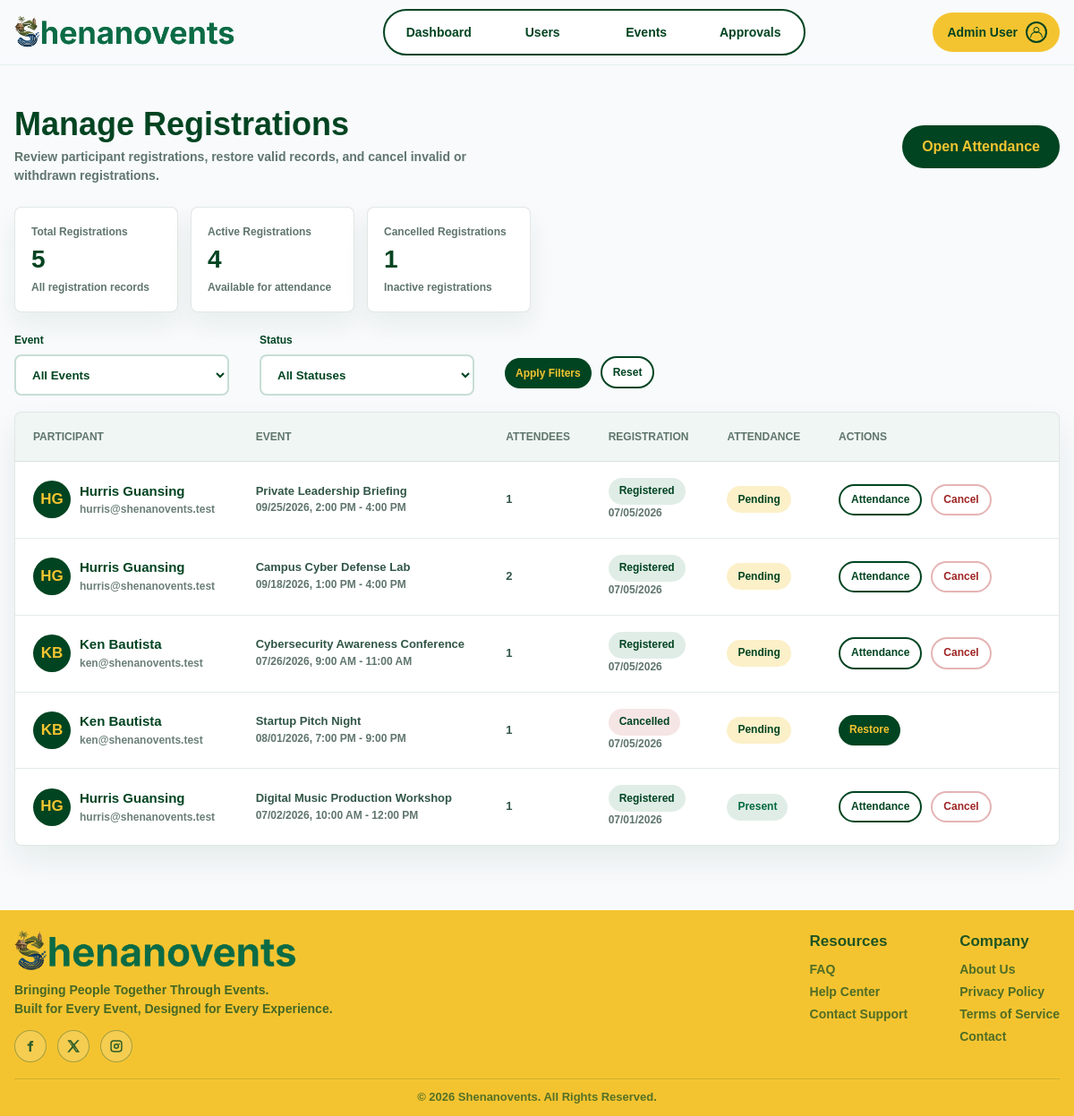
The app's page /admin/admin-registrations.php (signed in) with its own data.
### tables this page shows
CREATE TABLE registrations (
    registration_id INT AUTO_INCREMENT PRIMARY KEY,
    user_id INT NOT NULL,
    event_id INT NOT NULL,
    registration_full_name VARCHAR(200) NULL,
    registration_email VARCHAR(150) NULL,
    contact_number VARCHAR(30) NULL,
    attendee_count INT NOT NULL DEFAULT 1,
    special_notes TEXT NULL,
    registration_status VARCHAR(30) NOT NULL DEFAULT 'registered',
    attendance_code VARCHAR(50) NULL UNIQUE,
    attendance_status VARCHAR(30) NOT NULL DEFAULT 'pending',
    attendance_marked_at DATETIME NULL,
    registered_at DATETIME NOT NULL DEFAULT CURRENT_TIMESTAMP,
    CONSTRAINT fk_registrations_user
        FOREIGN KEY (user_id)
        REFERENCES users(user_id)
        ON UPDATE CASCADE
        ON DELETE CASCADE,
    CONSTRAINT fk_registrations_event
        FOREIGN KEY (event_id)
        REFERENCES events(event_id)
        ON UPDATE CASCADE
        ON DELETE CASCADE,
    CONSTRAINT uq_user_event_registration
        UNIQUE (user_id, event_id)
);

CREATE TABLE users (
    user_id INT AUTO_INCREMENT PRIMARY KEY,
    first_name VARCHAR(100) NOT NULL,
    last_name VARCHAR(100) NOT NULL,
    email VARCHAR(150) NOT NULL UNIQUE,
    password VARCHAR(255) NOT NULL,
    role VARCHAR(30) NOT NULL DEFAULT 'participant',
    status VARCHAR(30) NOT NULL DEFAULT 'active',
    profile_picture VARCHAR(255) NULL,
    security_question VARCHAR(255) NULL,
    security_answer VARCHAR(255) NULL,
    remember_token_hash VARCHAR(255) NULL,
    remember_token_expires_at DATETIME NULL,
    created_at DATETIME NOT NULL DEFAULT CURRENT_TIMESTAMP
);

CREATE TABLE events (
    event_id INT AUTO_INCREMENT PRIMARY KEY,
    event_title VARCHAR(150) NOT NULL,
    event_summary VARCHAR(255) NULL,
    event_description TEXT NOT NULL,
    event_tags VARCHAR(255) NULL,
    event_category VARCHAR(80) NULL,
    event_type VARCHAR(30) NOT NULL DEFAULT 'physical',
    event_location VARCHAR(150) NOT NULL,
    event_country VARCHAR(100) NOT NULL DEFAULT 'Philippines',
    event_province VARCHAR(100) NULL,
    event_city VARCHAR(100) NULL,
    event_address VARCHAR(255) NULL,
    event_venue VARCHAR(150) NULL,
    online_link VARCHAR(255) NULL,
    online_platform VARCHAR(100) NULL,
    event_date DATE NOT NULL,
    event_time TIME NOT NULL,
    event_end_time TIME NULL,
    capacity INT NOT NULL,
    banner_image VARCHAR(255) NULL,
    visibility VARCHAR(30) NOT NULL DEFAULT 'public',
    audience VARCHAR(100) NULL,
    private_access_key VARCHAR(20) NULL UNIQUE,
    publish_date DATE NULL,
    publish_time TIME NULL,
    status VARCHAR(30) NOT NULL DEFAULT 'open',
    created_by INT NOT NULL,
    created_at DATETIME NOT NULL DEFAULT CURRENT_TIMESTAMP,
    CONSTRAINT fk_events_created_by
        FOREIGN KEY (created_by)
        REFERENCES users(user_id)
        ON UPDATE CASCADE
        ON DELETE RESTRICT
);

### includes/admin-registration-data.php (called while the page is built, shortened)
<?php
require_once __DIR__ . '/admin-event-data.php';
require_once __DIR__ . '/admin-user-data.php';
function admin_registration_status_options()
{
    return [
        'registered' => 'Registered',
        'cancelled' => 'Cancelled',
    ];
}
function admin_registration_label($value)
{
    $value = trim((string) $value);
    return ucwords(str_replace(['_', '-'], ' ', strtolower($value)));
}
function admin_registration_count($conn, $sql)
{
    $result = mysqli_query($conn, $sql);
    $row = mysqli_fetch_assoc($result);
    return (int) ($row['total'] ?? 0);
}
function admin_registration_fetch_summary($conn)
{
    return [
        'total' => admin_registration_count($conn, 'SELECT COUNT(*) AS total FROM registrations'),
        'registered' => admin_registration_count($conn, 'SELECT COUNT(*) AS total FROM registrations WHERE LOWER(registration_status) = "registered"'),
        'cancelled' => admin_registration_count($conn, 'SELECT COUNT(*) AS total FROM registrations WHERE LOWER(registration_status) = "cancelled"'),
    ];
}
function admin_registration_fetch_registrations($conn, $event_id = 0, $status_filter = '')
{
    $event_id = (int) $event_id;
    $status_filter = strtolower(trim((string) $status_filter));
    $allowed_statuses = array_keys(admin_registration_status_options());
    $sql = 'SELECT r.registration_id, r.user_id, r.event_id, r.registration_full_name,
                   r.registration_email, r.contact_number, r.attendee_count, r.special_notes,
                   r.registration_status, r.attendance_code, r.attendance_status, r.attendance_marked_at, r.registered_at,
                   u.first_name, u.last_name, u.email AS user_email, u.profile_picture,
                   e.event_title, e.event_date, e.event_time, e.event_end_time, e.capacity,
                   e.status AS event_status
            FROM registrations r
            INNER JOIN users u ON u.user_id = r.user_id
            INNER JOIN events e ON e.event_id = r.event_id';
    $sql .= ' ORDER BY r.registered_at DESC, e.event_date DESC, e.event_time DESC';
    $registrations = [];
    $result = mysqli_query($conn, $sql);
    while ($row = mysqli_fetch_assoc($result)) {
        $row['attendee_count'] = (int) ($row['attendee_count'] ?? 1);
        $row['full_name'] = trim((string) ($row['registration_full_name'] ?? ''));
        $row['display_email'] = trim((string) ($row['registration_email'] ?? ''));
        $row['marked_at'] = $row['attendance_marked_at'] ?? null;
        $row['attendance_label'] = admin_registration_label($row['attendance_status'] ?? 'pending');
        $registrations[] = $row;
    }
    return $registrations;
}

### includes/admin-user-data.php (called while the page is built, shortened)
<?php
function admin_user_initials($first_name, $last_name, $email = '')
{
    $first_name = trim((string) $first_name);
    $last_name = trim((string) $last_name);
    $initials = '';
    if ($first_name !== '') {
        $initials .= strtoupper(substr($first_name, 0, 1));
    }
    if ($last_name !== '') {
        $initials .= strtoupper(substr($last_name, 0, 1));
    }
    return $initials !== '' ? $initials : 'U';
}
function admin_user_profile_src($profile_picture, $base_path = '../')
{
    $profile_picture = trim((string) $profile_picture);
    if ($profile_picture === '') {
        return '';
    }
    return $base_path . ltrim($profile_picture, '/');
}

### includes/admin-event-data.php (called while the page is built, shortened)
<?php
function admin_event_format_date($date)
{
    $timestamp = strtotime((string) $date);
    return $timestamp ? date('m/d/Y', $timestamp) : 'N/A';
}
function admin_event_format_time($time)
{
    $timestamp = strtotime((string) $time);
    return $timestamp ? date('g:i A', $timestamp) : 'N/A';
}
function admin_event_format_time_range($start_time, $end_time)
{
    $start = admin_event_format_time($start_time);
    $end = admin_event_format_time($end_time);
    return $end === 'N/A' ? $start : $start . ' - ' . $end;
}

### admin/admin-registrations.php (the view, shortened to what this page needs)
<?php
require_once __DIR__ . '/../includes/admin-check.php';
require_once __DIR__ . '/../includes/admin-registration-data.php';
$event_filter = (int) ($_GET['event'] ?? 0);
$status_filter = strtolower(trim((string) ($_GET['status'] ?? '')));
$status_options = admin_registration_status_options();
if (!array_key_exists($status_filter, $status_options)) {
    $status_filter = '';
}
$redirect_params = [];
$redirect_path = 'admin-registrations.php' . (!empty($redirect_params) ? '?' . http_build_query($redirect_params) : '');
$summary = admin_registration_fetch_summary($conn);
$registrations = admin_registration_fetch_registrations($conn, $event_filter, $status_filter);
require_once __DIR__ . '/../includes/header.php';
?>
<section class="admin-page" aria-labelledby="manageRegistrationsTitle">
    <div class="admin-section">
        <div class="dashboard-title-row">
            <div>
                <h1 id="manageRegistrationsTitle">Manage Registrations</h1>
                <p>Review participant registrations, restore valid records, and cancel invalid or withdrawn registrations.</p>
            </div>
            <a class="button button-primary" href="admin-attendance.php">Open Attendance</a>
        </div>
        <div class="admin-summary-grid" aria-label="Registration summary">
            <article class="admin-summary-card">
                <span>Total Registrations</span>
                <strong><?php echo number_format($summary['total']); ?></strong>
                <small>All registration records</small>
            </article>
            <article class="admin-summary-card">
                <span>Active Registrations</span>
                <strong><?php echo number_format($summary['registered']); ?></strong>
                <small>Available for attendance</small>
            </article>
            <article class="admin-summary-card">
                <span>Cancelled Registrations</span>
                <strong><?php echo number_format($summary['cancelled']); ?></strong>
                <small>Inactive registrations</small>
            </article>
        </div>
        <form class="admin-toolbar admin-filter-form" method="get" action="admin-registrations.php">
            <label class="admin-filter-field">
                <span>Event</span>
                <select class="admin-sort-select" name="event">
                    <option value="0">All Events</option>
                </select>
            </label>
            <label class="admin-filter-field">
                <span>Status</span>
                <select class="admin-sort-select" name="status">
                    <option value="">All Statuses</option>
                </select>
            </label>
            <div class="admin-filter-actions">
                <button class="button button-primary admin-small-button" type="submit">Apply Filters</button>
                <a class="button button-outline admin-small-button" href="admin-registrations.php">Reset</a>
            </div>
        </form>
        <div class="dashboard-table-card">
            <table class="dashboard-event-table admin-table">
                <thead>
                    <tr>
                        <th scope="col">Participant</th>
                        <th scope="col">Event</th>
                        <th scope="col">Attendees</th>
                        <th scope="col">Registration</th>
                        <th scope="col">Attendance</th>
                        <th scope="col">Actions</th>
                    </tr>
                </thead>
                <tbody>
                    <?php foreach ($registrations as $registration): ?>
                        <?php
                        $status_key = strtolower($registration['registration_status']);
                        $status_class = preg_replace('/[^a-z0-9-]/', '', str_replace('_', '-', $status_key));
                        $attendance_key = strtolower($registration['attendance_label']);
                        $attendance_class = preg_replace('/[^a-z0-9-]/', '', $attendance_key);
                        $avatar_src = admin_user_profile_src($registration['profile_picture'], '../');
                        $initials = admin_user_initials($registration['first_name'], $registration['last_name'], $registration['display_email']);
                        ?>
                        <tr>
                            <td>
                                <span class="admin-user-cell">
                                    <span class="admin-avatar" aria-hidden="true">
                                        <?php if ($avatar_src !== ''): ?>
                                            <img class="admin-avatar-image" src="<?php echo htmlspecialchars($avatar_src, ENT_QUOTES, 'UTF-8'); ?>" alt="" width="42" height="42">
                                        <?php else: ?>
                                            <?php echo htmlspecialchars($initials, ENT_QUOTES, 'UTF-8'); ?>
                                        <?php endif; ?>
                                    </span>
                                    <span class="dashboard-event-copy">
                                        <strong><?php echo htmlspecialchars($registration['full_name'], ENT_QUOTES, 'UTF-8'); ?></strong>
                                        <small><?php echo htmlspecialchars($registration['display_email'], ENT_QUOTES, 'UTF-8'); ?></small>
                                    </span>
                                </span>
                            </td>
                            <td>
                                <strong><?php echo htmlspecialchars($registration['event_title'], ENT_QUOTES, 'UTF-8'); ?></strong><br>
                                <small><?php echo htmlspecialchars(admin_event_format_date($registration['event_date']), ENT_QUOTES, 'UTF-8'); ?>, <?php echo htmlspecialchars(admin_event_format_time_range($registration['event_time'], $registration['event_end_time']), ENT_QUOTES, 'UTF-8'); ?></small>
                            </td>
                            <td><?php echo number_format($registration['attendee_count']); ?></td>
                            <td>
                                <span class="dashboard-status dashboard-status-<?php echo htmlspecialchars($status_class, ENT_QUOTES, 'UTF-8'); ?>">
                                    <?php echo htmlspecialchars(admin_registration_label($registration['registration_status']), ENT_QUOTES, 'UTF-8'); ?>
                                </span><br>
                                <small><?php echo htmlspecialchars(admin_event_format_date($registration['registered_at']), ENT_QUOTES, 'UTF-8'); ?></small>
                            </td>
                            <td>
                                <span class="dashboard-status dashboard-status-<?php echo htmlspecialchars($attendance_class, ENT_QUOTES, 'UTF-8'); ?>">
                                    <?php echo htmlspecialchars($registration['attendance_label'], ENT_QUOTES, 'UTF-8'); ?>
                                </span>
                            </td>
                            <td>
                                <div class="admin-action-row">
                                    <?php if ($status_key === 'registered'): ?>
                                        <a class="button button-outline admin-small-button" href="admin-attendance.php?event=<?php echo (int) $registration['event_id']; ?>">Attendance</a>
                                        <form method="post" action="<?php echo htmlspecialchars($redirect_path, ENT_QUOTES, 'UTF-8'); ?>" onsubmit="return confirm('Cancel this registration? Attendance for this registration will be removed.');">
                                            <button class="button button-outline admin-small-button danger" type="submit">Cancel</button>
                                        </form>
                                    <?php else: ?>
                                        <form method="post" action="<?php echo htmlspecialchars($redirect_path, ENT_QUOTES, 'UTF-8'); ?>">
                                            <button class="button button-primary admin-small-button" type="submit">Restore</button>
                                        </form>
                                    <?php endif; ?>
                                </div>
                            </td>
                        </tr>
                    <?php endforeach; ?>
                </tbody>
            </table>
        </div>
    </div>
</section>
<?php require_once __DIR__ . '/../includes/footer.php'; ?>

### records on screen
registrations: user.last_name "HG", registration_full_name "Hurris Guansing", display_email "hurris@shenanovents.test", event.event_title "Private Leadership Briefing", event.event_date "09/25/2026", event.event_end_time "2:00 PM - 4:00 PM", attendee_count "1", registration_status "Registered", registered_at "07/05/2026", attendance_label "Pending"
registrations: user.last_name "HG", registration_full_name "Hurris Guansing", display_email "hurris@shenanovents.test", event.event_title "Campus Cyber Defense Lab", event.event_date "09/18/2026", event.event_end_time "1:00 PM - 4:00 PM", attendee_count "2", registration_status "Registered", registered_at "07/05/2026", attendance_label "Pending"
registrations: user.last_name "KB", registration_full_name "Ken Bautista", display_email "ken@shenanovents.test", event.event_title "Cybersecurity Awareness Conference", event.event_date "07/26/2026", event.event_end_time "9:00 AM - 11:00 AM", attendee_count "1", registration_status "Registered", registered_at "07/05/2026", attendance_label "Pending"
registrations: user.last_name "KB", registration_full_name "Ken Bautista", display_email "ken@shenanovents.test", event.event_title "Startup Pitch Night", event.event_date "08/01/2026", event.event_end_time "7:00 PM - 9:00 PM", attendee_count "1", registration_status "Cancelled", registered_at "07/05/2026", attendance_label "Pending"
registrations: user.last_name "HG", registration_full_name "Hurris Guansing", display_email "hurris@shenanovents.test", event.event_title "Digital Music Production Workshop", event.event_date "07/02/2026", event.event_end_time "10:00 AM - 12:00 PM", attendee_count "1", registration_status "Registered", registered_at "07/01/2026", attendance_label "Present"

### other values on screen
$safe_display_user_name "Admin User"
$summary['total'] "5"
$summary['registered'] "4"
$summary['cancelled'] "1"
